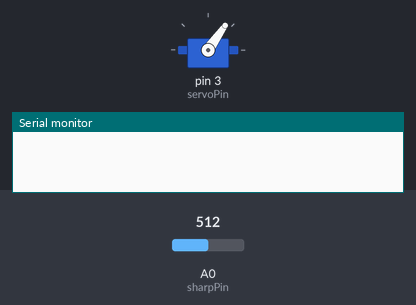
A sketch run on a simulated Arduino Uno, built with avr-gcc and run on an emulated ATmega328P. Shown: servo, the last lines printed to the serial monitor. The inputs (shaded band) are chosen by the test bench; at power-on: A0 (sharpPin) = 512.

Above: at 0.05 s.
At 10.25 s:
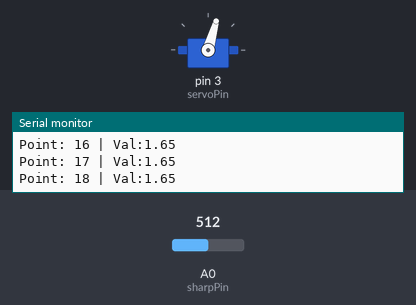
Timing chart, 0 to 14.6 s (numbered marks = the images above):
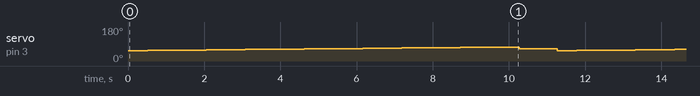

The sketch:

NeuralNetworkApplication.ino
```cpp
//C Neural Network Application
//8-Bit Arduino IR Scanner / ANN Classifier
//By Kenneth Vorseth, 4/8/18
#include "NeuralNetwork.h"
#include <Servo.h>
#define servoPin 3
#define sharpPin A0
#define avgNum 100

Servo scanServo;
void setup()
{
  Serial.begin(9600);
  scanServo.attach(servoPin);
}

void loop()
{
  //Perform an Entire Sweep Scan (Right -> Left)
  int pt = 0;
  for (int deg = 55; deg < 75; deg += 1)
  {
    //Move Servo to Degree Offset and Wait
    scanServo.write(deg);
    delay(500);
    //Average Samples to Get Good Distance Reading
    float avgTotal = 0;
    for (int a = 0; a < avgNum; a++)
    {
      //Retrieve Reading, Convert to 3.3V Data
      float scanValue = analogRead(sharpPin) * (3.3 / 1023);
      avgTotal += scanValue;
    }
    //Compute Final Average
    float average = avgTotal / avgNum;
    //Filter Out Out-Of-Range Results (Set to Zero)
    average = (average <= 0.8f) ? 0.0f : average;
    //Display Results to Serial Monitor
    Serial.print("Point: "); Serial.print(pt); Serial.print(" | Val:"); Serial.println(average);
    //Increment Pt Counter
    pt++;
  }

  //NEURAL NETWORK TO BE CONNECTED/ADDED HERE...

  //Reset Servo
  scanServo.write(65);
  delay(1000);
}
```

NeuralNetwork.h
```cpp
#ifndef NEURAL_NETWORK_H
#define NEURAL_NETWORK_H

//Defines and Macros
#define INPUT_SIZE 20
#define OUTPUT_SIZE 2
#define ABSOLUTE(val) ((val >= 0) ? val : -val)
#define SIGN(val) ((val == 0) ? 0 : (val > 0) ? 1 : -1)

//Artificial Neural Network Structures
typedef struct { float val[INPUT_SIZE];				 } Input1D;
typedef struct { float val[OUTPUT_SIZE];			 } Output1D;
typedef struct { float val[OUTPUT_SIZE][INPUT_SIZE]; } Weights2D;
typedef struct { Weights2D weights; float iterations; float iterSum; float learningRate; } ANN;

//Win32 StdIO Dependencies (For Debug Only)
/*
void DisplayInput1D(Input1D* input)
{
	printf("Input1D: {");
	for (int i = 0; i < INPUT_SIZE; i++)
	{
		printf("%f", input->val[i]);
		if (i != INPUT_SIZE - 1) { printf(","); }
	}
	printf("}\n");
}
void DisplayOutput1D(Output1D* output)
{
	printf("Output1D: {");
	for (int o = 0; o < OUTPUT_SIZE; o++)
	{
		printf("%f", output->val[o]);
		if (o != OUTPUT_SIZE - 1) { printf(","); }
	}
	printf("}\n");
}
void DisplayWeights2D(Weights2D* weights)
{
	printf("Weights2D:\n");
	for (int o = 0; o < OUTPUT_SIZE; o++)
	{
		printf("%d: {", o);
		for (int i = 0; i < INPUT_SIZE; i++)
		{
			printf("%f", weights->val[o][i]);
			if (i != INPUT_SIZE - 1) { printf(","); }
		}
		printf("}\n");
	}
}*/

//ANN Initialization Function (For new ANN's only!)
ANN_Initialize(ANN* aNN, float learnRate)
{
	//New Artificial Neural Network
	aNN->iterations = aNN->iterSum = 0;
	aNN->learningRate = learnRate;
	//Initialize Weights
	for (int o = 0; o < OUTPUT_SIZE; o++)
	{
		for (int i = 0; i < INPUT_SIZE; i++)
		{
			aNN->weights.val[o][i] = 0.25f;
		}
	}
}

//Determines the Cost Between the Prediction and the Target
Output1D Output1D_Cost(Output1D* prediction, Output1D* target)
{
	//Create Return Output Struct
	Output1D output;
	//Cost Function (Prediction - Target)^2
	for (int o = 0; o < OUTPUT_SIZE; o++)
	{
		output.val[o] = target->val[o] - prediction->val[o];
		output.val[o] = (output.val[o] * output.val[o]) * SIGN(output.val[o]);
	}
	return output;
}

//Sigmoid: (X / 1 + ABSOLUTE(x)) --> {-1.0f to 1.0f}
Output1D Output1D_Sigmoid(Output1D* prediction)
{
	//Create Return Output Struct
	Output1D output;
	//Iterate Through Prediction and Take the Sigmoid for Each Iteration
	for (int o = 0; o < OUTPUT_SIZE; o++)
	{
		//Calculate Sigmoid for Each Iteration
		float val = prediction->val[o];
		output.val[o] = (val / (1 + ABSOLUTE(val)));
	}
	return output;
}

//Sigmoid Derivative: (1 / ((1 + ABSOLUTE(val)) * (1 + ABSOLUTE(val))))
Output1D Output1D_SigmoidDeriv(Output1D* error)
{
	//Create Output Struct
	Output1D output;
	for (int o = 0; o < OUTPUT_SIZE; o++)
	{
		float val = error->val[o];
		float absVal = ABSOLUTE(val);
		output.val[o] = 1 / ((1 + ABSOLUTE(val)) * (1 + ABSOLUTE(val)));
	}
	//Return Output
	return output;
}

//Makes a New Prediction and Returns Results as an Output1D
Output1D ANN_MakePrediction(ANN* aNN, Input1D* input)
{
	//Create New Output 1 Dimensional Array
	Output1D output;
	//For Each Output, Sum all Products of Each Input with Weight
	for (int o = 0; o < OUTPUT_SIZE; o++)
	{
		output.val[o] = 0; //Initialize Output Sum
		for (int i = 0; i < INPUT_SIZE; i++)
		{
			output.val[o] += input->val[i] * aNN->weights.val[o][i];
		}
	}
	//Return Output Prediction (Pass by Value)
	return output;
}

//Makes a New Prediction and Updates Weights for "Learning"
Output1D ANN_Learn(ANN* aNN, Input1D* input, Output1D* target)
{
	//DEBUG: Display Input Data
	//printf("[Artificial Neural Network Training/Learning]---------\n");
	//printf("[Current Weights]-------------------------------------\n");
	//DisplayWeights2D(&aNN->weights);
	//printf("[Neuron Inputs]---------------------------------------\n");
	//DisplayInput1D(input);

	//Make a Prediction Based on Input Data
	Output1D rawPrediction = ANN_MakePrediction(aNN, input);
	//printf("[Prediction Prior to Sigmoid]-------------------------\n");
	//DisplayOutput1D(&rawPrediction);
	Output1D prediction = Output1D_Sigmoid(&rawPrediction);
	//printf("[Prediction Filtered with Sigmoid]--------------------\n");
	//DisplayOutput1D(&prediction);
	//printf("[Target for Output]-----------------------------------\n");
	//DisplayOutput1D(target);

	//Determine Error Between Output and Target (Cost Func)
	Output1D error = Output1D_Cost(&rawPrediction, target);
	Output1D sig_deriv = Output1D_SigmoidDeriv(&rawPrediction);
	//printf("[Cost of Prediction]----------------------------------\n");
	//DisplayOutput1D(&error);
	//printf("[Sigmoid Deriviative of Weighted Input]---------------\n");
	//DisplayOutput1D(&sig_deriv);

	//Calculate Delta Weight Changes
	Weights2D deltaWeights;
	for (int o = 0; o < OUTPUT_SIZE; o++)
	{
		for (int i = 0; i < INPUT_SIZE; i++)
		{
			deltaWeights.val[o][i] = aNN->learningRate * (target->val[o] - rawPrediction.val[o]) * sig_deriv.val[o] * input->val[i];
		}
	}
	//printf("[Delta Weights, Weight Changes]-----------------------\n");
	//DisplayWeights2D(&deltaWeights);

	//Apply Weight Changes to ANN
	for (int o = 0; o < OUTPUT_SIZE; o++)
	{
		for (int i = 0; i < INPUT_SIZE; i++)
		{
			aNN->weights.val[o][i] += deltaWeights.val[o][i];
		}
	}
	//printf("[Recalculated Weights for ANN]------------------------\n");
	//DisplayWeights2D(&aNN->weights);

	//Return Prediction
	return prediction;
}


#endif
```
